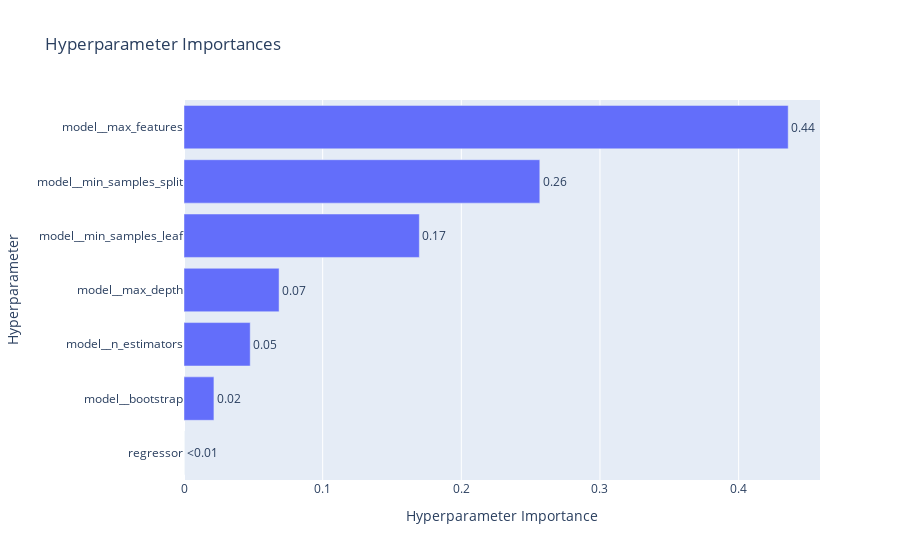

Notebook cell for this chart:
### Code cell
fig2 = optuna.visualization.plot_param_importances(study)
show(fig2)

### Figure 1 — Plotly figure (JSON) as saved in the notebook; plotly's stock layout.template omitted (floating-point values rounded to 4 significant figures)
{"data": [{"cliponaxis": false, "hovertemplate": ["regressor (CategoricalDistribution): 0.0<extra></extra>", "model__bootstrap (CategoricalDistribution): 0.02158787629374032<extra></extra>", "model__n_estimators (IntDistribution): 0.047759146734869466<extra></extra>", "model__max_depth (IntDistribution): 0.06857221053906648<extra></extra>", "model__min_samples_leaf (IntDistribution): 0.16972147569235327<extra></extra>", "model__min_samples_split (IntDistribution): 0.25661091074310116<extra></extra>", "model__max_features (CategoricalDistribution): 0.4357483799968693<extra></extra>"], "name": "Objective Value", "orientation": "h", "text": ["<0.01", "0.02", "0.05", "0.07", "0.17", "0.26", "0.44"], "textposition": "outside", "type": "bar", "x": [0, 0.02159, 0.04776, 0.06857, 0.1697, 0.2566, 0.4357], "y": ["regressor", "model__bootstrap", "model__n_estimators", "model__max_depth", "model__min_samples_leaf", "model__min_samples_split", "model__max_features"]}], "layout": {"title": {"text": "Hyperparameter Importances"}, "xaxis": {"title": {"text": "Hyperparameter Importance"}}, "yaxis": {"title": {"text": "Hyperparameter"}}}}
